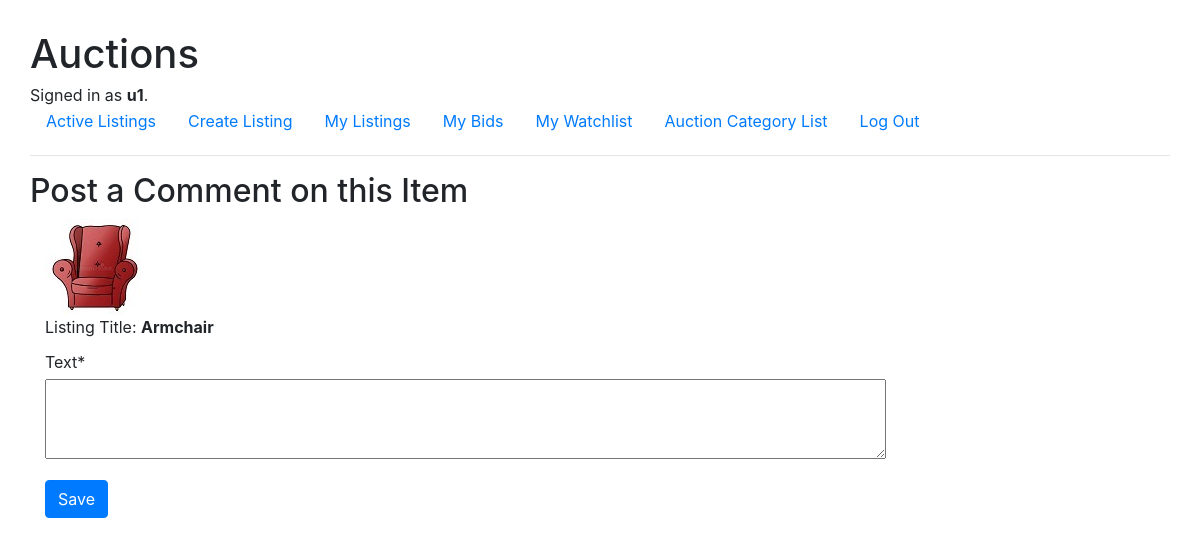
Page /comment/1/ (signed in) on the committed database.
### auctions/models.py (models this page shows, shortened)
class User(AbstractUser):
    pass

class Listing(models.Model):
    title = models.CharField(max_length=32)
    description = models.CharField(max_length=256)
    starting_bid = models.DecimalField(max_digits=7, decimal_places=2)
    category = models.CharField(max_length=32)
    date_listed = models.DateField(auto_now_add=True)
    active = models.BooleanField(default=True)
    user_id = models.ForeignKey(User, on_delete=models.CASCADE, related_name="sellers")
    image = models.URLField(max_length=256, blank=True)
    bid_count = models.IntegerField(default=0)
    max_bid = models.DecimalField(max_digits=7, decimal_places=2, default=0.00)

### auctions/views.py (the view, shortened to what this page needs)
# urls.py: path('comment/<pk>/', views.CommentCreateView.as_view(), name="comment"),
class CommentCreateView(LoginRequiredMixin, CreateView):
    model = Comment
    form_class = CommentForm
    login_url = 'login'
    def get_initial(self):
        return {'title_id': self.kwargs['pk'],
                'user_id': self.request.user.id, }
    def get_context_data(self, **kwargs):
        context = super(CommentCreateView, self).get_context_data(**kwargs)
        context['listing_details'] = util.get_listing_details(self.kwargs['pk'])
        return context

### auctions/forms.py
class CommentForm(ModelForm):
    class Meta:
        model = Comment
        fields = ('title_id', 'text',)
        widgets = {
            'title_id': forms.HiddenInput(),
            'text': Textarea(attrs={'cols': 80, "rows": 4}),
        }

### auctions/util.py (called while the page is built)
def get_listing_details(id):
    title = Listing.objects.get(pk=id).title
    starting_bid = Listing.objects.get(pk=id).starting_bid
    image = Listing.objects.get(pk=id).image
    listing_details = {"title": title,
                       "starting_bid": starting_bid,
                       "image": image,
                   }
    return listing_details

### auctions/templates/auctions/comment_form.html (shortened to what this page needs)
{% extends "auctions/layout.html" %}
{% load crispy_forms_tags %}
{% load crispy_forms_filters %}
{% block body %}
    <h2>Post a Comment on this Item</h2>
    <div class="container">
        <div class="images">
            <img src="{{ listing_details.image }}" alt="image">
        </div>
        <p>Listing Title: <strong>{{ listing_details.title }}</strong></p>
        <form method="post">
            {{ form|crispy }}
            <br>
            <input type="submit" class="btn btn-primary" value="Save">
        </form>
    </div>
{% endblock %}

### auctions/templates/auctions/layout.html (shortened to what this page needs)
{% load static %}
<!DOCTYPE html>
<html lang="en">
    <head>
        <link rel="stylesheet" href="https://stackpath.bootstrapcdn.com/bootstrap/4.4.1/css/bootstrap.min.css">
        <link href="{% static 'auctions/styles.css' %}" rel="stylesheet">
    </head>
    <body>
        <h1>Auctions</h1>
        <div>
            {% if user.is_authenticated %}
                Signed in as <strong>{{ user.username }}</strong>.
            {% else %}
                Not signed in.
            {% endif %}
        </div>
        <ul class="nav">
            <li class="nav-item">
                <a class="nav-link" href="{% url 'index' %}">Active Listings</a>
            </li>
            {% if user.is_authenticated %}
                <li class="nav-item">
                    <a class="nav-link" href="{% url 'create' %}">Create Listing</a>
                </li>
                <li class="nav-item">
                    <a class="nav-link" href="{% url 'index' %}?user={{ user.username }}">My Listings</a>
                </li>
                <li class="nav-item">
                    <a class="nav-link" href="{% url 'bid' %}">My Bids</a>
                </li>
                <li class="nav-item">
                    <a class="nav-link" href="{% url 'watchlist' %}">My Watchlist</a>
                </li>
                <li class="nav-item">
                    <a class="nav-link" href="{% url 'categorylist' %}">Auction Category List</a>
                </li>
                <li class="nav-item">
                    <a class="nav-link" href="{% url 'logout' %}">Log Out</a>
                </li>
            {% endif %}
        </ul>
        <hr>
        {% block body %}
        {% endblock %}
    </body>
</html>

### auctions/static/auctions/styles.css (style rules this page uses)
html { font-family: Arial, sans-serif; margin: 20px; padding: 10px; font-size: 16px; }
body { line-height: 1.15; }
.images { display: flex; flex-wrap: wrap; }

### rows in the picture
User: username "u1"
Listing: image (picture), title "Armchair"
